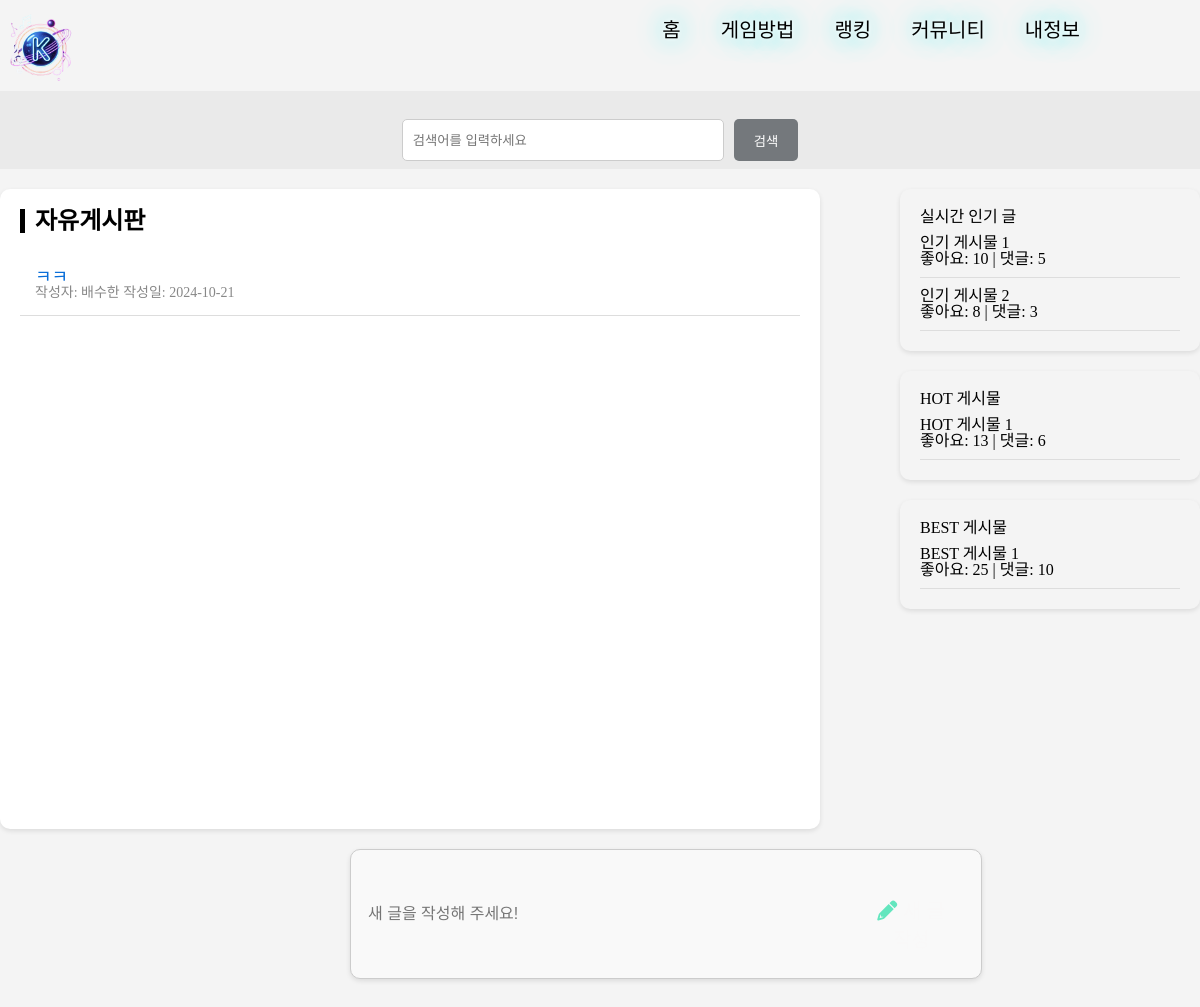
The app's page /comunity/ with its own data.
### myapp/models.py (models this page shows, shortened)
class Post(models.Model):
    title = models.CharField(max_length=255)
    content = models.TextField()
    video = models.FileField(upload_to='videos/', null=True, blank=True)  # FileField 사용
    created_at = models.DateTimeField(auto_now_add=True)
    author = models.ForeignKey(Player, on_delete=models.CASCADE, related_name='posts')  # 작성자를 Player 모델의 nickname으로 설정

class Player(models.Model):
    GENDER_CHOICES = [
        ('M', '남자'),
        ('F', '여자'),
    ]
    nickname = models.CharField(max_length=100, primary_key=True)  # 닉네임을 primary_key로 설정
    gender = models.CharField(max_length=1, choices=GENDER_CHOICES, default='M')  # 성별 필드 추가, 기본값 M
    score  = models.FloatField(null=True, blank=True) # 평균 점수 필드 추가

### myapp/views.py (the view)
# urls.py: path('comunity/', views.comunity, name='comunity'),    # 커뮤니티 페이지
def comunity(request):
  posts = Post.objects.all() # 데이터베이스에서 모든 게시글 가져오기 ( Django 서버 측에서 데이터 가져오는곳임)
  return render(request, 'comunity.html', {'posts': posts})

### myapp/templates/comunity.html (shortened to what this page needs)
<!DOCTYPE html>
<html lang="en">
<head>
  {% load static %}
  <link rel="stylesheet" href="{% static 'css/reset.css' %}">
  <link rel="stylesheet" href="{% static 'css/main.css' %}">
  <link rel="stylesheet" href="https://cdnjs.cloudflare.com/ajax/libs/font-awesome/6.0.0-beta3/css/all.min.css">
</head>
<body>
  <div class="frame2">
    <nav class="header">
        <a href="{% url 'main' %}">
            <img src="{% static 'img/logo.png' %}" alt="로고">
        </a>
      <ul>
        <li><a href="{% url 'main' %}" class="neon-effect">홈</a></li>
        <li><a href="{% url 'gamerule' %}" class="neon-effect">게임방법</a></li>
        <li><a href="{% url 'rank' %}" class="neon-effect">랭킹</a></li>
        <li><a href="{% url 'comunity' %}" class="neon-effect">커뮤니티</a></li>
        <li><a href="{% url 'mypage' %}" class="neon-effect">내정보</a></li>
      </ul>
    </nav>
    <div class="search-bar">
        <input type="text" placeholder="검색어를 입력하세요">
        <button>검색</button>
    </div>
    <div class="container">
        <div class="main-content">
            <h2 class="board-title">자유게시판</h2>
            <div id="board-list" class="post-list">
              {% for post in posts %}
              <div class="post-item">
                <div class="post-title">
                  <a href="#" onclick="showPostDetail({{ post.id }})">{{ post.title }}</a>
                </div>
                <div class="post-info">
                    작성자: {{ post.author.nickname}}
                    작성일: {{ post.created_at|date:"Y-m-d" }}</div>
              </div>
              {% endfor %}
            </div>
        </div>
        <div class="right-sidebar">
            <div class="popular-posts">
                <h3>실시간 인기 글</h3>
                <div class="popular-post">
                    <div class="post-title">인기 게시물 1</div>
                    <div class="post-stats">좋아요: 10 | 댓글: 5</div>
                </div>
                <div class="popular-post">
                    <div class="post-title">인기 게시물 2</div>
                    <div class="post-stats">좋아요: 8 | 댓글: 3</div>
                </div>
            </div>
            <div class="popular-posts">
                <h3>HOT 게시물</h3>
                <div class="popular-post">
                    <div class="post-title">HOT 게시물 1</div>
                    <div class="post-stats">좋아요: 13 | 댓글: 6</div>
                </div>
            </div>
            <div class="popular-posts">
                <h3>BEST 게시물</h3>
                <div class="popular-post">
                    <div class="post-title">BEST 게시물 1</div>
                    <div class="post-stats">좋아요: 25 | 댓글: 10</div>
                </div>
            </div>
        </div>
    </div>
    <div class="new-post" id="new-post-section">
        <input type="text" placeholder="새 글을 작성해 주세요!" disabled />
        <button class="new-post-btn" onclick="window.location.href={% url 'write' %};">
            <i class="fa-solid fa-pencil" style="color: #63E6BE;"></i> 새 글 작성
        </button>
    </div>
    </div>
</body>
</html>

### myapp/static/css/main.css (style rules this page uses)
body { background-image: url('../img/background.jpg'); background-size: cover; background-position: center; background-attachment: fixed; background-repeat: no-repeat; height: 100vh; }
.frame2 { background-color: #f4f4f4; height: 150vh; }
.header { display: flex; flex-direction: row; justify-content: space-between; }
.header img { width: 80px; height: 80px; padding-top: 8px; }
.header ul { display: flex; flex-direction: row; }
.header ul li { list-style: none; display: inline-block; padding: 20px 20px; position: relative; }
.header ul li a { color: black; text-decoration: none; font-family: 'BagelFatOne-Regular'; font-size: 20px; }
.header ul li:nth-child(5) { margin-right: 100px; }
.header ul li::after { content: ''; width: 0; height: 3px; background: black; display: block; margin: auto; transition: width 0.4s ease-in-out, transform 0.4s ease-in-out; }
.neon-effect { text-shadow: 0 0 5px rgba(255, 255, 255, 0.8), 0 0 10px rgba(255, 255, 255, 0.7), 0 0 15px rgba(255, 255, 255, 0.6), 0 0 20px rgba(0, 255, 255, 0.5), 0 0 30px rgba(0, 255, 255, 0.4), 0 0 40px rgba(0, 255, 255, 0.3), 0 0 50px rgba(0, 255, 255, 0.2); }
.search-bar { display: flex; justify-content: center; padding: 8px; background-color: #eaeaea; }
.search-bar input { width: 300px; padding: 10px; border: 1px solid #ccc; border-radius: 5px; margin-right: 10px; height: 20px; margin-top: 20px; }
.search-bar button { padding: 10px 20px; background-color: #74787c; color: white; border: none; border-radius: 5px; }
.container { display: flex; justify-content: space-between; max-width: 1200px; margin: 20px auto; min-height: 80vh; }
.main-content { width: 65%; background-color: white; padding: 20px; border-radius: 10px; box-shadow: 0 2px 5px rgba(0, 0, 0, 0.1); }
.board-title { font-size: 24px; font-weight: bold; margin-bottom: 20px; border-left: 5px solid black; padding-left: 10px; }
.post-list { margin-top: 20px; }
.post-item { padding: 15px; border-bottom: 1px solid #ddd; }
.post-title a { text-decoration: none; font-size: 18px; color: #086dd8; }
.post-info { font-size: 14px; color: #888; }
.right-sidebar { width: 300px; display: flex; flex-direction: column; }
.popular-posts { background-color: #f4f4f4; padding: 20px; margin-bottom: 20px; border-radius: 10px; box-shadow: 0 2px 5px rgba(0, 0, 0, 0.1); }
.popular-post { padding: 10px 0; border-bottom: 1px solid #ddd; }
.new-post { width: 50%; display: flex; align-items: center; justify-content: space-between; padding: 15px; background-color: #f9f9f9; border: 1px solid #ccc; border-radius: 10px; margin-left: 350px; box-shadow: 0 2px 5px rgba(0, 0, 0, 0.1); }
.new-post input { border: none; background: none; width: 100%; font-size: 16px; color: #888; outline: none; }
.new-post-btn { font-size: 20px; background: none; border: none; cursor: pointer; padding: 10px; }
button { padding: 10px 15px; background-color: #6207c4; color: rgb(249, 248, 248); border: none; border-radius: 5px; cursor: pointer; margin-top: 20px; }

### records on screen
Post: title "ㅋㅋ", author.nickname "배수한", created_at "2024-10-21"
